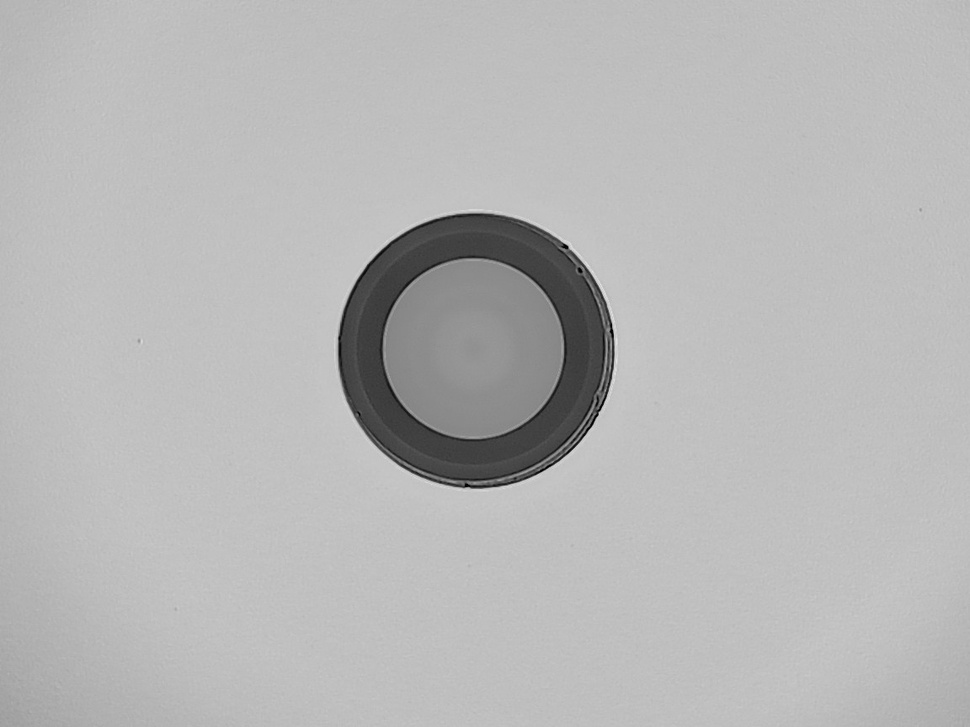
#> input picture current-process/old_version/image_batch/ima18.jpg, 970 x 727 px, shrunk from 1152 x 864 before the run
$ python -i morphological_postprocess.py   (imports and definitions only)
#> lines starting #> are read from the running program, lines starting #| are printed output that depends on the picture; after the words box and inside, x2 and y2 are one past the last pixel; in counts of white or black regions, pixels touching at a corner belong together
#> further down, picture is the input picture: shape (727, 970, 3); min 0, max 229, mean 182.7
"""
Morphological Post-Processing - Remove small noise and refine defect detection
Apply morphological opening (erosion + dilation) to clean up binary masks
"""
import cv2
import numpy as np

def process_image(image: np.ndarray,
                  use_stored_mask: bool = True,
                  operation: str = "opening",
                  kernel_size: int = 3,
                  kernel_shape: str = "ellipse",
                  iterations: int = 1,
                  remove_border_objects: bool = True,
                  fill_holes: bool = True,
                  min_object_size: int = 10,
                  show_comparison: bool = True) -> np.ndarray:
    """
    Apply morphological operations to refine defect detection results.

    Morphological opening (erosion followed by dilation) removes small isolated
    noise points while preserving the shape of larger defects. This is the final
    cleanup step in the defect detection pipeline.

    Args:
        image: Input binary mask or image with mask metadata
        use_stored_mask: Use binary mask from previous step if available
        operation: "opening", "closing", "gradient", or "tophat"
        kernel_size: Size of the morphological kernel
        kernel_shape: "ellipse", "rectangle", or "cross"
        iterations: Number of times to apply the operation
        remove_border_objects: Remove objects touching image borders
        fill_holes: Fill holes inside detected objects
        min_object_size: Minimum size to keep after processing
        show_comparison: Show before/after comparison

    Returns:
        Cleaned binary mask with refined defects
    """
#> called with use_stored_mask = True, operation = 'opening', kernel_size = 3, kernel_shape = 'ellipse', iterations = 1, remove_border_objects = True, fill_holes = True, min_object_size = 10
    # Get binary mask
    if use_stored_mask and hasattr(image, 'binary_mask'):
        binary_mask = image.binary_mask.copy()

        # Get original for display
        if len(image.shape) == 3:
            original = cv2.cvtColor(image, cv2.COLOR_BGR2GRAY)
        else:
            original = image
    else:
        # Convert to binary if needed
        if len(image.shape) == 3:
            gray = cv2.cvtColor(image, cv2.COLOR_BGR2GRAY)
        else:
            gray = image.copy()

        # Threshold if not already binary
        if gray.dtype != np.uint8 or gray.max() > 1:
            _, binary_mask = cv2.threshold(gray, 127, 255, cv2.THRESH_BINARY)
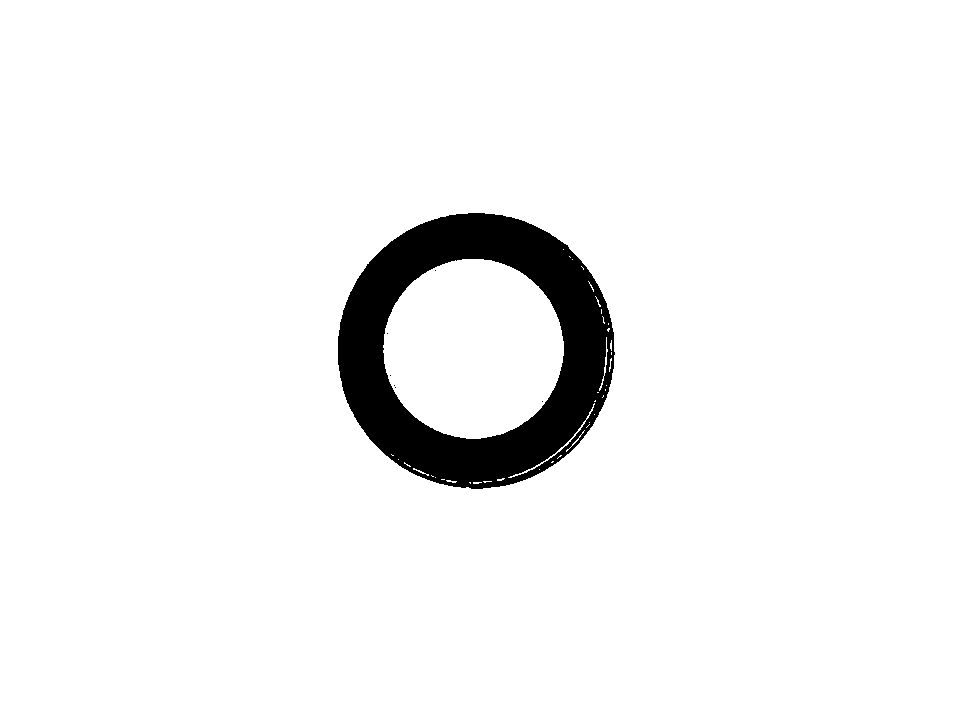
#> binary_mask: shape (727, 970); 95.2% white; 7 black regions (6 under 20 px), largest, box (x1, y1, x2, y2) and area: (338, 213, 615, 489) 33949
        else:
            binary_mask = gray.copy()

        original = gray

    # Store original mask for comparison
    original_mask = binary_mask.copy()

    # Create morphological kernel
    if kernel_shape == "ellipse":
        kernel = cv2.getStructuringElement(cv2.MORPH_ELLIPSE, (kernel_size, kernel_size))
    elif kernel_shape == "rectangle":
        kernel = cv2.getStructuringElement(cv2.MORPH_RECT, (kernel_size, kernel_size))
    else:  # cross
        kernel = cv2.getStructuringElement(cv2.MORPH_CROSS, (kernel_size, kernel_size))

    # Apply morphological operation
    if operation == "opening":
        # Opening: erosion followed by dilation
        processed = cv2.morphologyEx(binary_mask, cv2.MORPH_OPEN, kernel, iterations=iterations)
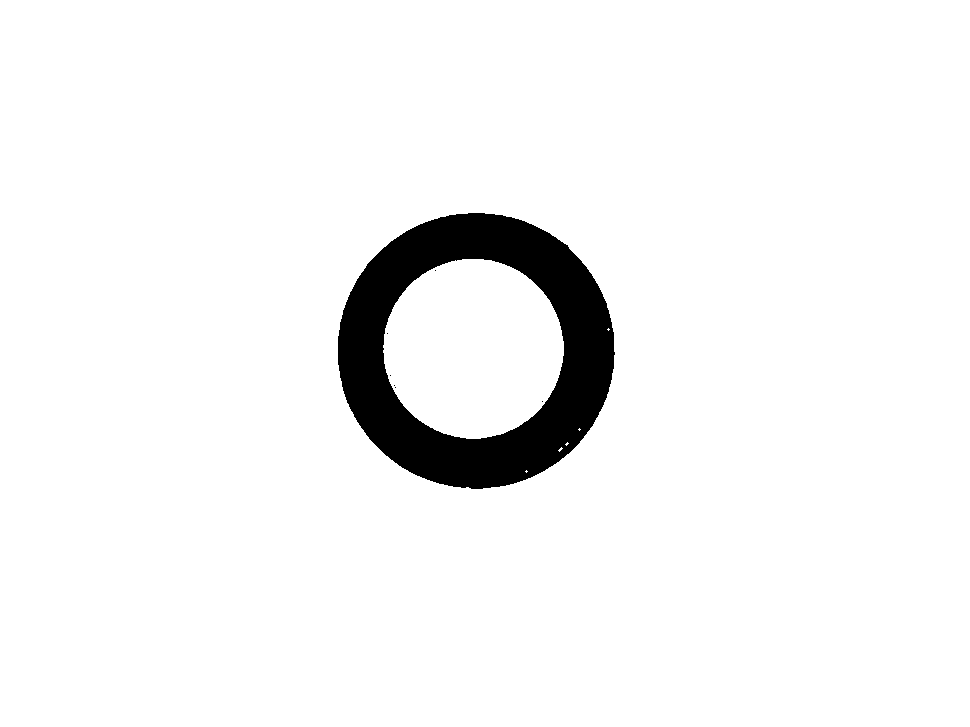
#> processed: shape (727, 970); 95.1% white; 7 black regions (6 under 20 px), largest, box (x1, y1, x2, y2) and area: (338, 213, 615, 489) 34462

    elif operation == "closing":
        # Closing: dilation followed by erosion
        processed = cv2.morphologyEx(binary_mask, cv2.MORPH_CLOSE, kernel, iterations=iterations)

    elif operation == "gradient":
        # Morphological gradient: difference between dilation and erosion
        processed = cv2.morphologyEx(binary_mask, cv2.MORPH_GRADIENT, kernel, iterations=iterations)

    else:  # tophat
        # Top hat: difference between input and opening
        processed = cv2.morphologyEx(binary_mask, cv2.MORPH_TOPHAT, kernel, iterations=iterations)

    # Fill holes if requested
    if fill_holes:
        # Find contours
        contours, _ = cv2.findContours(processed, cv2.RETR_EXTERNAL, cv2.CHAIN_APPROX_SIMPLE)
#> contours = [[[0, 0], [0, 726], [969, 726], [969, 0]]]

        # Fill contours
        processed_filled = np.zeros_like(processed)
        cv2.drawContours(processed_filled, contours, -1, 255, -1)
#> processed_filled: shape (727, 970); every value is 255
        processed = processed_filled

    # Remove border objects if requested
    if remove_border_objects:
        h, w = processed.shape
        border_mask = np.zeros((h, w), dtype=np.uint8)

        # Create border mask
        border_mask[0, :] = 1
        border_mask[-1, :] = 1
        border_mask[:, 0] = 1
        border_mask[:, -1] = 1

        # Label connected components
        num_labels, labels = cv2.connectedComponents(processed)
#> labels: shape (727, 970) int32; every value is 1
#> num_labels = 2

        # Find labels touching borders
        border_labels = set(labels[border_mask == 1])
#> border_labels = 1 item

        # Remove border objects
        for label in border_labels:
            if label != 0:  # Don't remove background
                processed[labels == label] = 0
#> this loop made 1 pass
#> processed: shape (727, 970); every value is 0

    # Filter by minimum size
    if min_object_size > 0:
        num_labels, labels, stats, _ = cv2.connectedComponentsWithStats(processed, 8)
#> labels: shape (727, 970) int32; every value is 0
#> num_labels = 1; stats = [[0, 0, 970, 727, 705190]]

        # Create filtered mask
        filtered = np.zeros_like(processed)

        for i in range(1, num_labels):
            if stats[i, cv2.CC_STAT_AREA] >= min_object_size:
                filtered[labels == i] = 255

        processed = filtered

    # Count objects before and after
    num_before = cv2.connectedComponents(original_mask)[0] - 1
#> num_before = 41
    num_after = cv2.connectedComponents(processed)[0] - 1
#> num_after = 0

    # Generate visualization
    if show_comparison:
        # Create comparison view
        h, w = original_mask.shape

        # Convert masks to BGR for visualization
        before_bgr = cv2.cvtColor(original_mask, cv2.COLOR_GRAY2BGR)
        after_bgr = cv2.cvtColor(processed, cv2.COLOR_GRAY2BGR)
#> after_bgr: shape (727, 970, 3); every value is 0

        # Create difference visualization
        removed = cv2.bitwise_and(original_mask, cv2.bitwise_not(processed))
        added = cv2.bitwise_and(cv2.bitwise_not(original_mask), processed)

        diff_bgr = np.zeros((h, w, 3), dtype=np.uint8)
        diff_bgr[:, :, 2] = removed  # Removed in red
        diff_bgr[:, :, 1] = added    # Added in green
        diff_bgr[processed > 0] = [255, 255, 255]  # Final result in white

        # Add labels
        cv2.putText(before_bgr, f"Before ({num_before} objects)", (10, 30),
                   cv2.FONT_HERSHEY_SIMPLEX, 0.6, (0, 255, 0), 2)
#> before_bgr: shape (727, 970, 3); mean B, G, R 242.2, 242.7, 242.2
        cv2.putText(after_bgr, f"After ({num_after} objects)", (10, 30),
                   cv2.FONT_HERSHEY_SIMPLEX, 0.6, (0, 255, 0), 2)
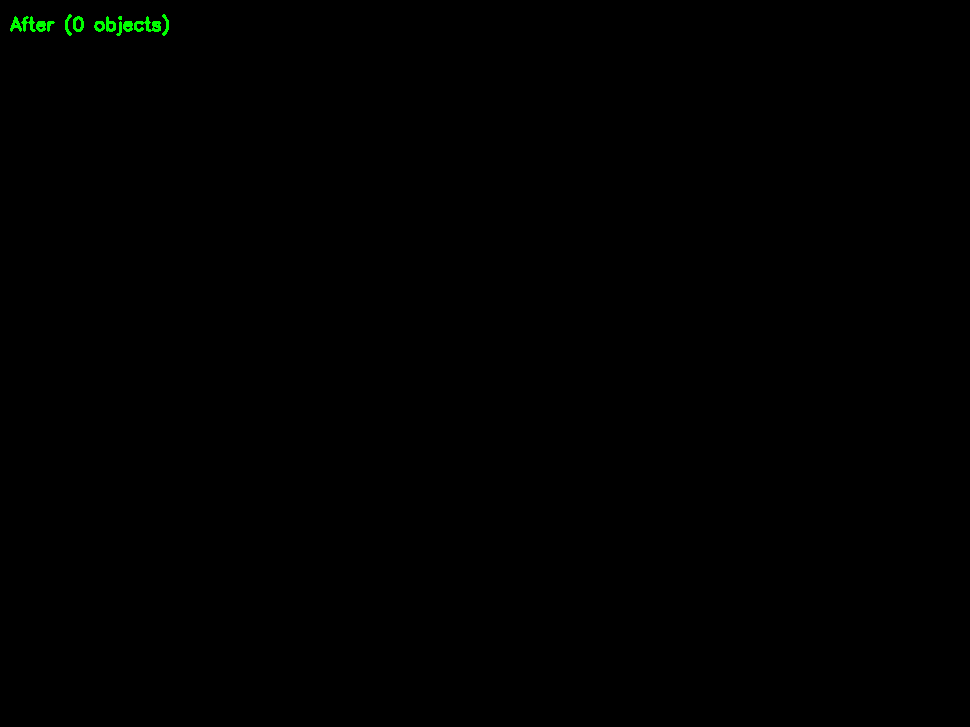
#> after_bgr: shape (727, 970, 3); mean B, G, R 0, 0.4, 0
        cv2.putText(diff_bgr, "Changes", (10, 30),
                   cv2.FONT_HERSHEY_SIMPLEX, 0.6, (0, 255, 0), 2)
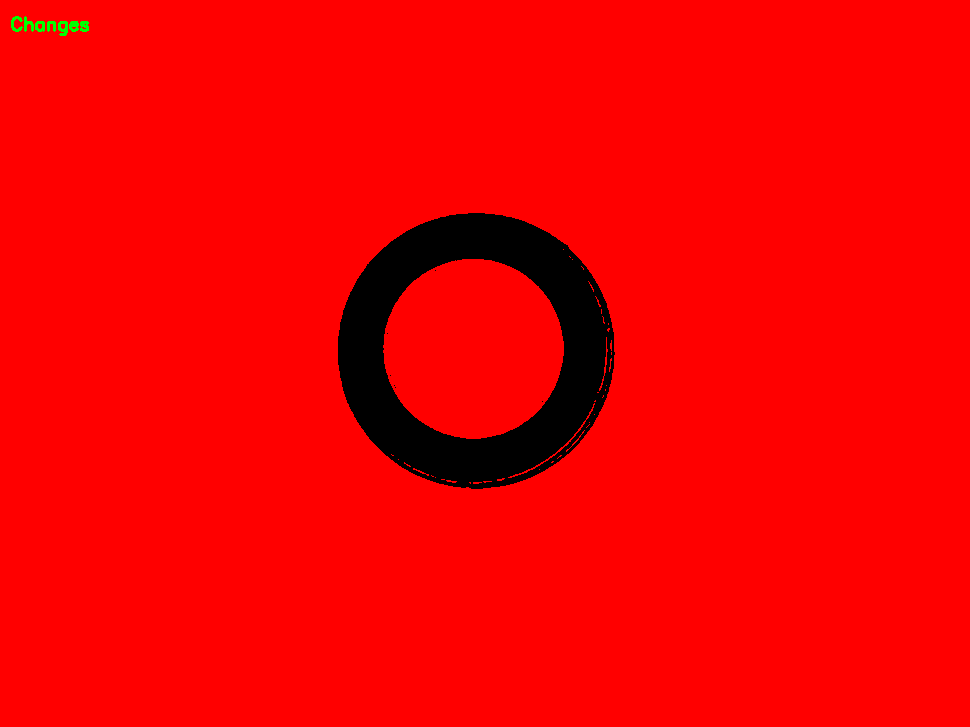
#> diff_bgr: shape (727, 970, 3); mean of channels 0, 1, 2 0, 0.2, 242.5; drawn as B, G, R

        # Add legend to diff panel
        cv2.putText(diff_bgr, "Red: Removed", (10, h-40),
                   cv2.FONT_HERSHEY_SIMPLEX, 0.4, (0, 0, 255), 1)
        cv2.putText(diff_bgr, "White: Final", (10, h-20),
                   cv2.FONT_HERSHEY_SIMPLEX, 0.4, (255, 255, 255), 1)
#> diff_bgr: shape (727, 970, 3); 0.02% of pixels changed, all inside (x1, y1, x2, y2) = (11, 698, 81, 708)

        # Combine panels
        result = np.hstack([before_bgr, after_bgr, diff_bgr])

        # Add divider lines
        cv2.line(result, (w, 0), (w, h), (255, 255, 255), 2)
        cv2.line(result, (2*w, 0), (2*w, h), (255, 255, 255), 2)
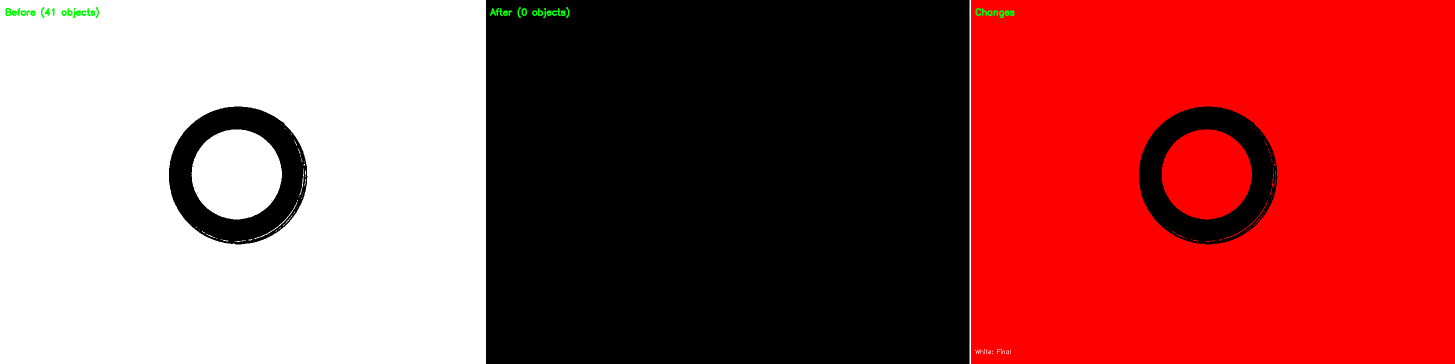
#> result: shape (727, 2910, 3) (shown at 1/2 size); mean B, G, R 81.2, 81.6, 161.8

    else:
        # Single result view
        result = cv2.cvtColor(processed, cv2.COLOR_GRAY2BGR)

        # Overlay on original if available
        if hasattr(image, 'fiber_found') or len(original.shape) == 2:
            original_bgr = cv2.cvtColor(original, cv2.COLOR_GRAY2BGR)

            # Create overlay
            overlay = np.zeros_like(original_bgr)
            overlay[:, :, 2] = processed  # Red channel

            result = cv2.addWeighted(original_bgr, 0.7, overlay, 0.3, 0)

            # Draw contours
            contours, _ = cv2.findContours(processed, cv2.RETR_EXTERNAL, cv2.CHAIN_APPROX_SIMPLE)
            cv2.drawContours(result, contours, -1, (0, 255, 0), 1)

        cv2.putText(result, f"Morphological {operation.capitalize()}", (10, 30),
                   cv2.FONT_HERSHEY_SIMPLEX, 0.7, (0, 255, 0), 2)
        cv2.putText(result, f"Objects: {num_after}", (10, 60),
                   cv2.FONT_HERSHEY_SIMPLEX, 0.6, (255, 255, 255), 1)

    # Add processing information
    info_text = f"Kernel: {kernel_size}x{kernel_size} {kernel_shape}"
    if iterations > 1:
        info_text += f", {iterations} iterations"
    cv2.putText(result, info_text, (10, result.shape[0] - 10),
                cv2.FONT_HERSHEY_SIMPLEX, 0.5, (255, 255, 0), 1)
#> result: shape (727, 2910, 3); 0.01% of pixels changed, all inside (x1, y1, x2, y2) = (12, 706, 156, 722)

    # Store processed mask in metadata
#> (the run stopped early here; a loop or call above may not have finished)

$ run again, on current-process/old_version/image_batch/ima19.jpg
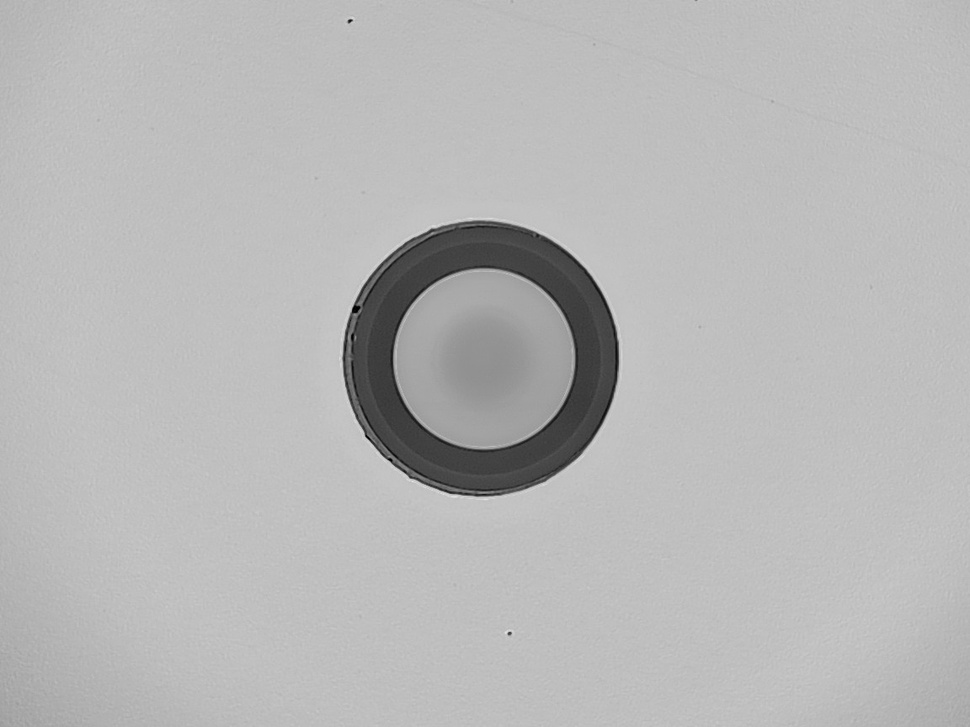
#> input picture current-process/old_version/image_batch/ima19.jpg, 970 x 727 px, shrunk from 1152 x 864 before the run
#> picture is the input picture: shape (727, 970, 3); min 0, max 232, mean 183
#> in process_image, `_, binary_mask = cv2.threshold(gray, 127, 255, cv2.THRESH_BINARY)`:
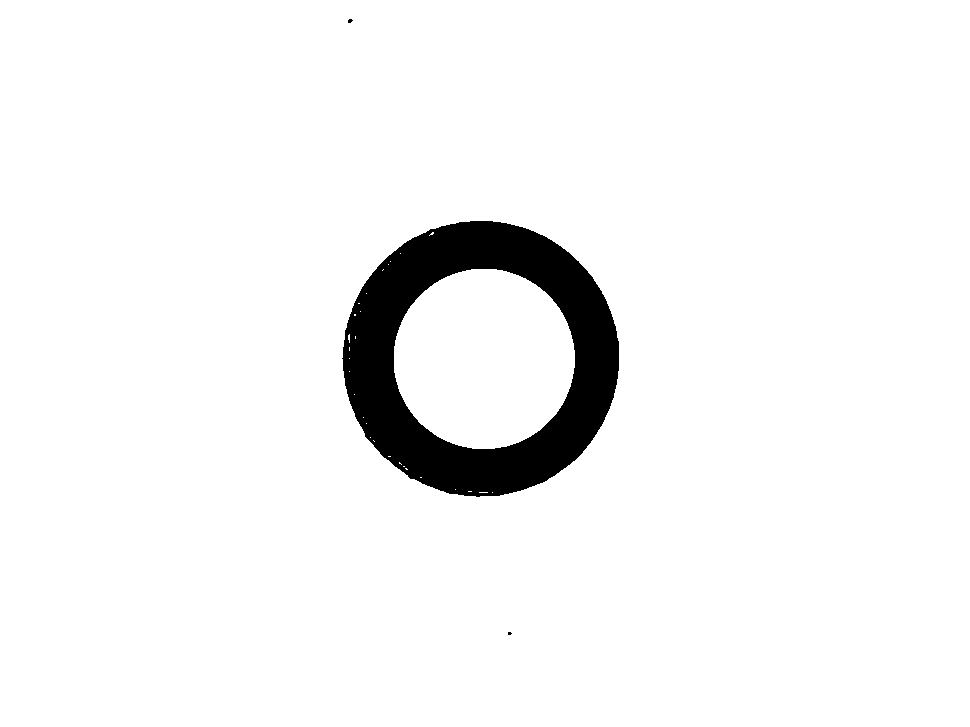
#> binary_mask: shape (727, 970); 95.2% white; 3 black regions (2 under 20 px), largest, box (x1, y1, x2, y2) and area: (342, 221, 619, 497) 33978
#> contours = [[[0, 0], [0, 726], [969, 726], [969, 0]]]
#> processed_filled: shape (727, 970); every value is 255
#> in process_image, `num_labels, labels = cv2.connectedComponents(processed)`: num_labels = 2
#> border_labels = 1 item
#> the loop in process_image, `for label in border_labels:` made 1 pass
#> in process_image, `num_labels, labels, stats, _ = cv2.connectedComponentsWithStats(proces..`: num_labels = 1; stats = [[0, 0, 970, 727, 705190]]
#> num_before = 30
#> num_after = 0
#> in process_image, `cv2.line(result, (2*w, 0), (2*w, h), (255, 255, 255), 2)`:
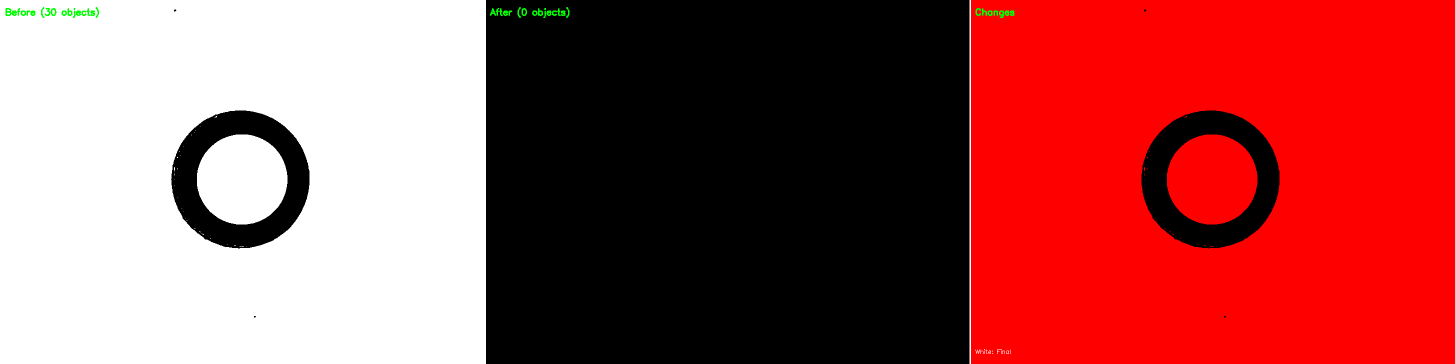
#> result: shape (727, 2910, 3) (shown at 1/2 size); mean B, G, R 81.2, 81.6, 161.8
